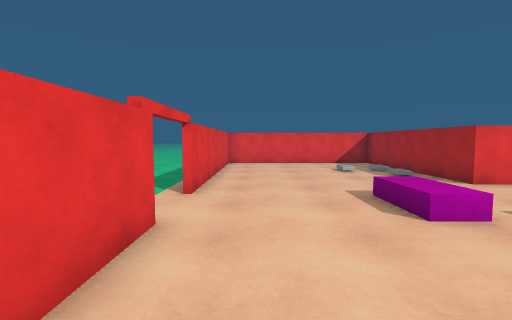
View 1 (above)

16 first-person views from a walk through a Unity game level. The camera is 1.3 m above the floor, tilts 4° down and sees 85° across. The floor is counted in squares, 1 m on a side. Each view is taken from the middle of a square. On the plan, view 1 faces up. The plan holds only what a view shows up to about 13 squares ahead; the rest is blank. The place goes on beyond the plan. The player character is not drawn. Some animated figures are not drawn. Surface patterns are stand-ins for the level's own textures.

View 2
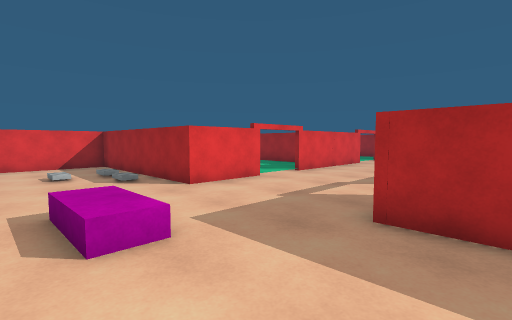

View 3
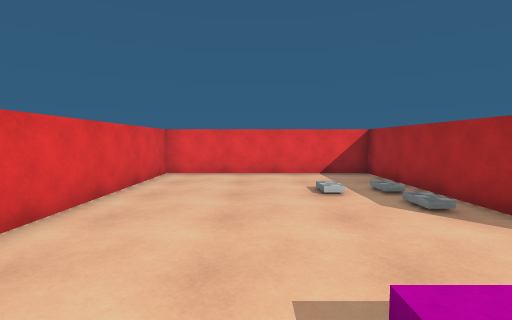

View 4
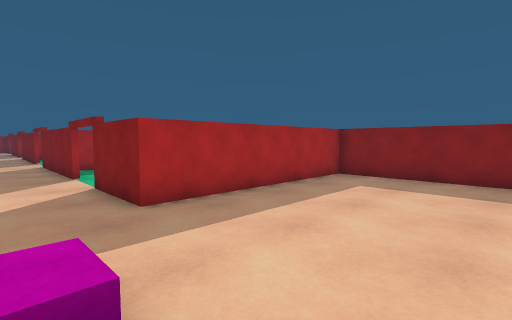

View 5
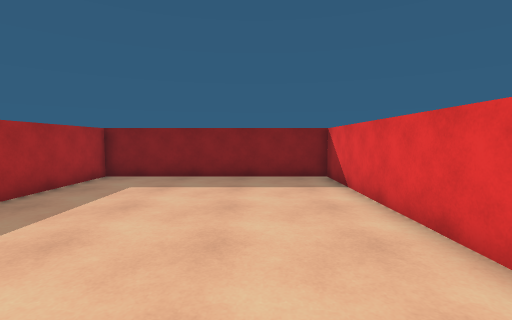

View 6
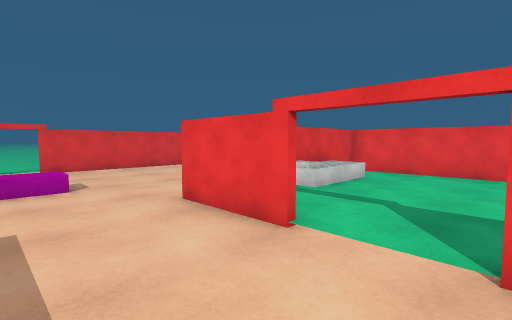

View 7
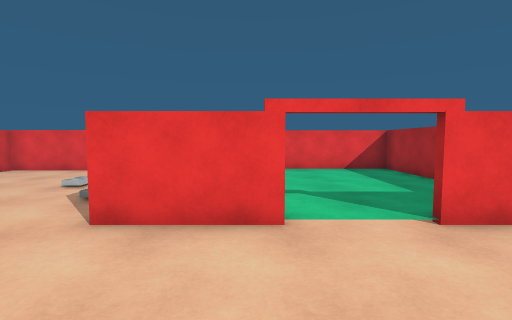

View 8
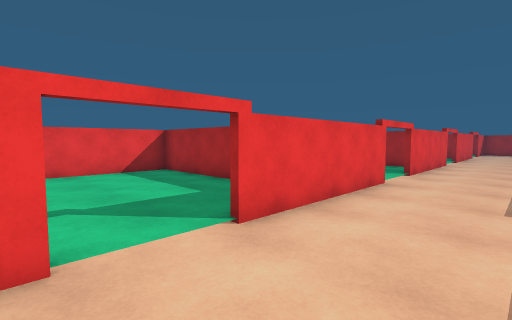

View 9
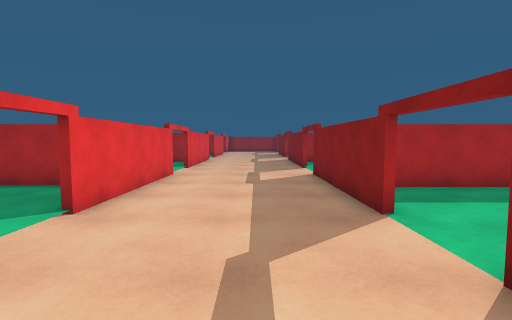

View 10
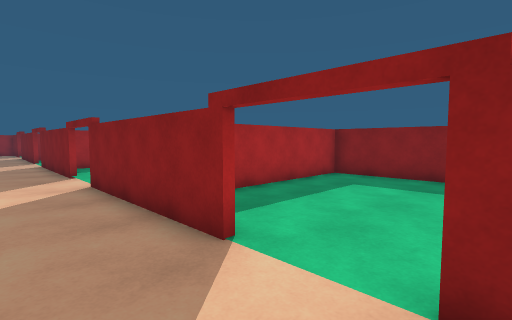

View 11
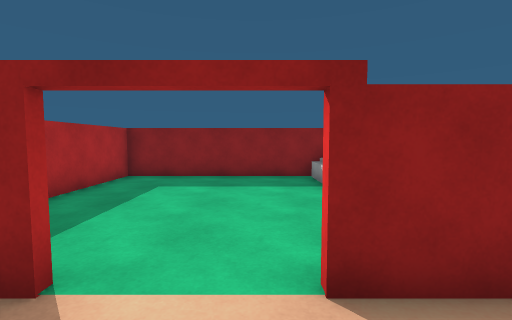

View 12
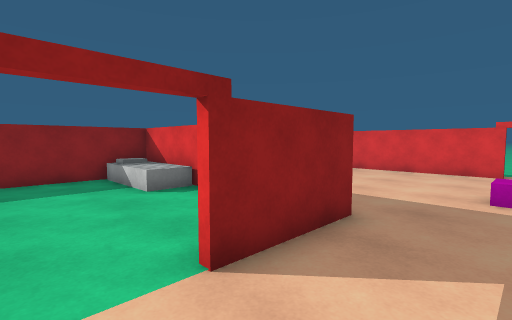

View 13
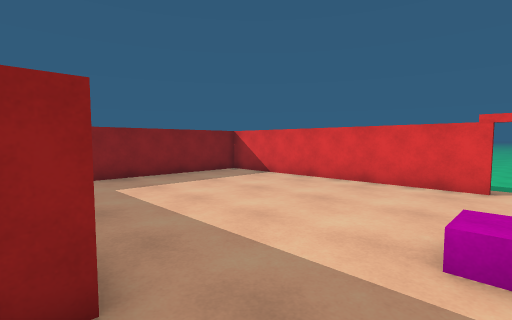

View 14
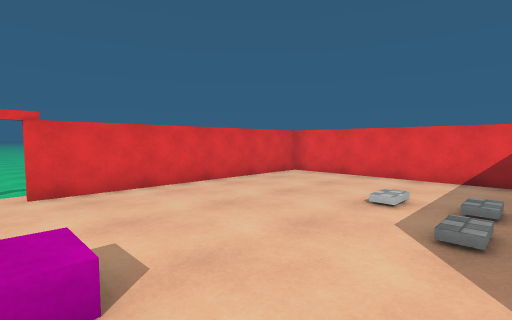

View 15
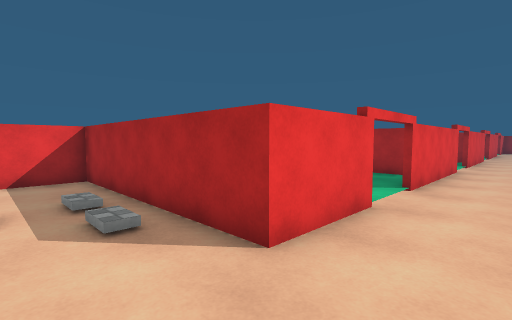

View 16
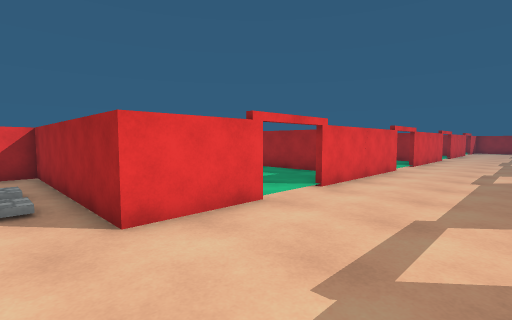

### Floor plan
Key: @ floor where view 1 was taken; # wall or solid block; x gap in a wall; . floor; / step, stairs or slope; = window, fence, low wall or low ledge; O other object.
Columns run from 6 left of view 1 to 18 right of it. Each row starts with its distance up from view 1.
 16     ##################
 15     #........#.......#
 14     #........OO......#
 13     #........OO......#
 12   ..#........OO......#
 11   ..#........OO......#
 10   ..#........#.......#
  9    .#........#..==...#
  8    .#........#####x#####x
  7 ....#....................
  6  ........O...............
  5   .......O...............
  4 ....#....................
  3     #........###..######x
  2     #........#.......#
  1     #........#.......#
  0     #.@......#.......#
 -1     #........#.......#
 -2     #........=/......#
 -3     #........=/......#
 -4     #........=/......#
 -5     ##########=#######

Positions as (right, up) in squares from view 1, and headings:
1: (0, 0), facing up
2: (2, 1), facing up-right
3: (2, 5), facing up
4: (1, 5), facing down-right
5: (1, 5), facing down
6: (12, 5), facing up-left
7: (9, 4), facing up
8: (9, 5), facing up-right
9: (7, 5), facing right
10: (9, 5), facing down-right
11: (10, 5), facing down
12: (11, 5), facing down-left
13: (7, 5), facing down-left
14: (6, 6), facing up-left
15: (4, 6), facing up-right
16: (5, 4), facing up-right
